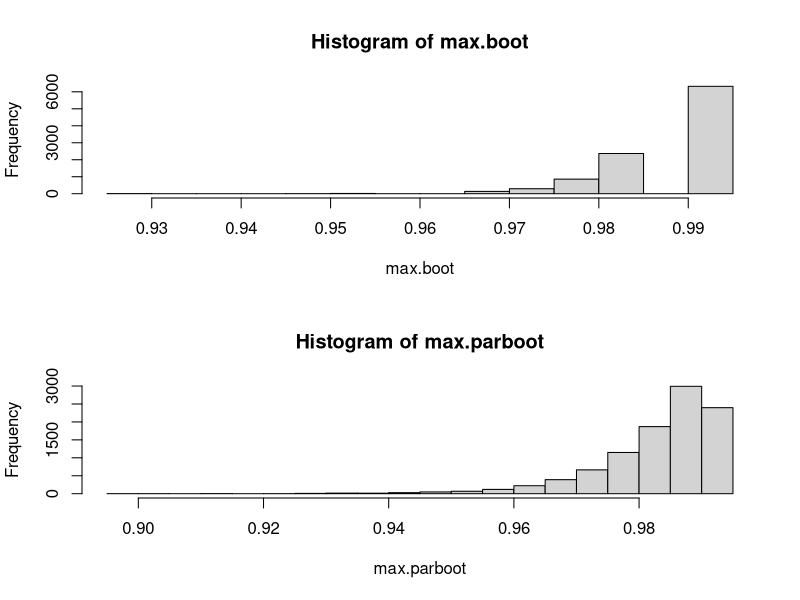
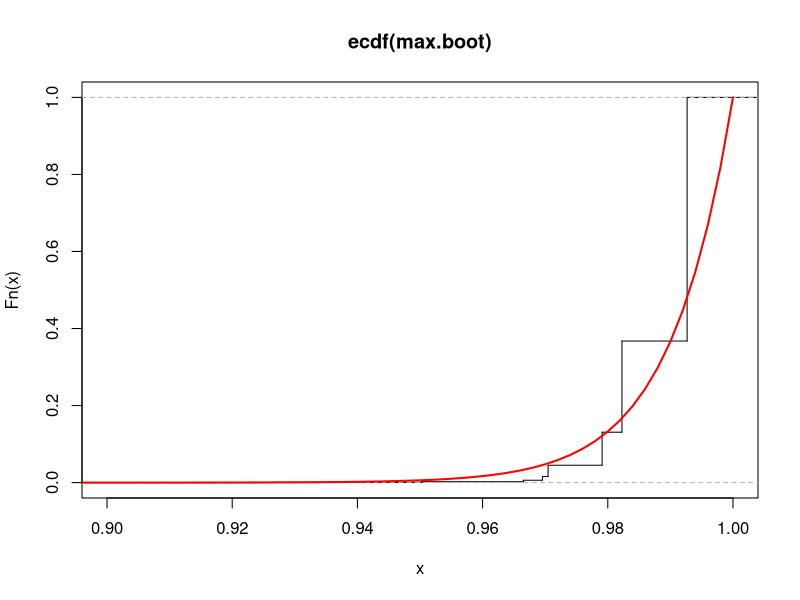

Write R code to recreate these figures, in order.
theta <- 1
x <- runif(100,0,theta)

# NONPARAMETRIC BOOTSTRAP
max.boot <- replicate(1e4,max(sample(x,replace=TRUE)))


# PARAMETRIC BOOTSTRAP
M <- max(x)
max.parboot <- replicate(1e4,max(runif(100,0,M)))

# Compare both histograms
layout(matrix(c(1,2),2,1))
H<-hist(max.boot)
Hp<-hist(max.parboot)

# P[hatthetaboot = hattheta]
sum(max.boot==M)/1e4
sum(max.parboot==M)/1e4

layout(matrix(c(1),1,1))
plot(ecdf(max.boot),verticals=TRUE,do.points=FALSE,xlim=c(0.9,theta))
xs <- seq(0,theta,length.out=500)
lines(xs,(xs/theta)^length(x),col="red",lwd=2)


